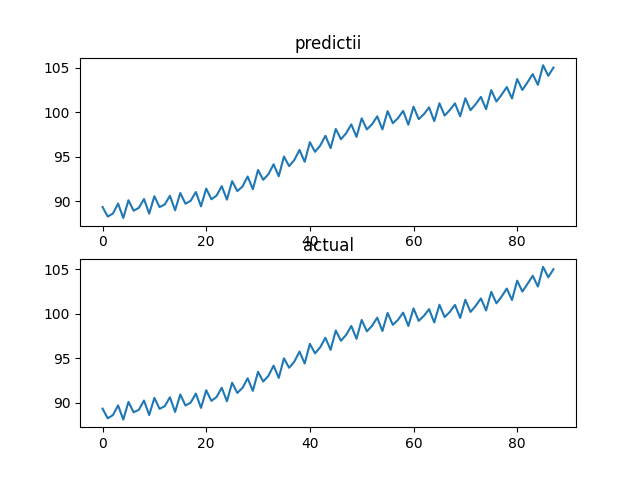

Reproduce this figure in Python.
import numpy as np
import matplotlib.pyplot as plt

X = np.linspace(0,10,1000)
trend = X*X+X-5

sezon = np.sin(2*np.pi*2*X)+np.sin(2*np.pi*40*X)

rezidual = np.random.randn(1000)

serie = trend+sezon+rezidual/100

serie, test = serie[:int(len(serie)*0.9)], serie[int(len(serie)*0.9):]

p= 12

Y = np.zeros((len(serie)-p,p))

for i in range(len(serie)-p):
    for j in range(p):
        Y[i][j] = serie[i+j]

param = np.linalg.inv(Y.T@Y)@Y.T@serie[p:]
print(param)

Y_test = np.zeros((len(test)-p,p))

for i in range(len(test)-p):
    for j in range(p):
        Y_test[i][j] = test[i+j]


pred = Y_test@(param.T)


fig,(x,y) = plt.subplots(2)

x.plot(pred)
x.set_title("predictii")

y.plot(test[p:])
y.set_title("actual")

plt.savefig("ex3.png")
plt.show()